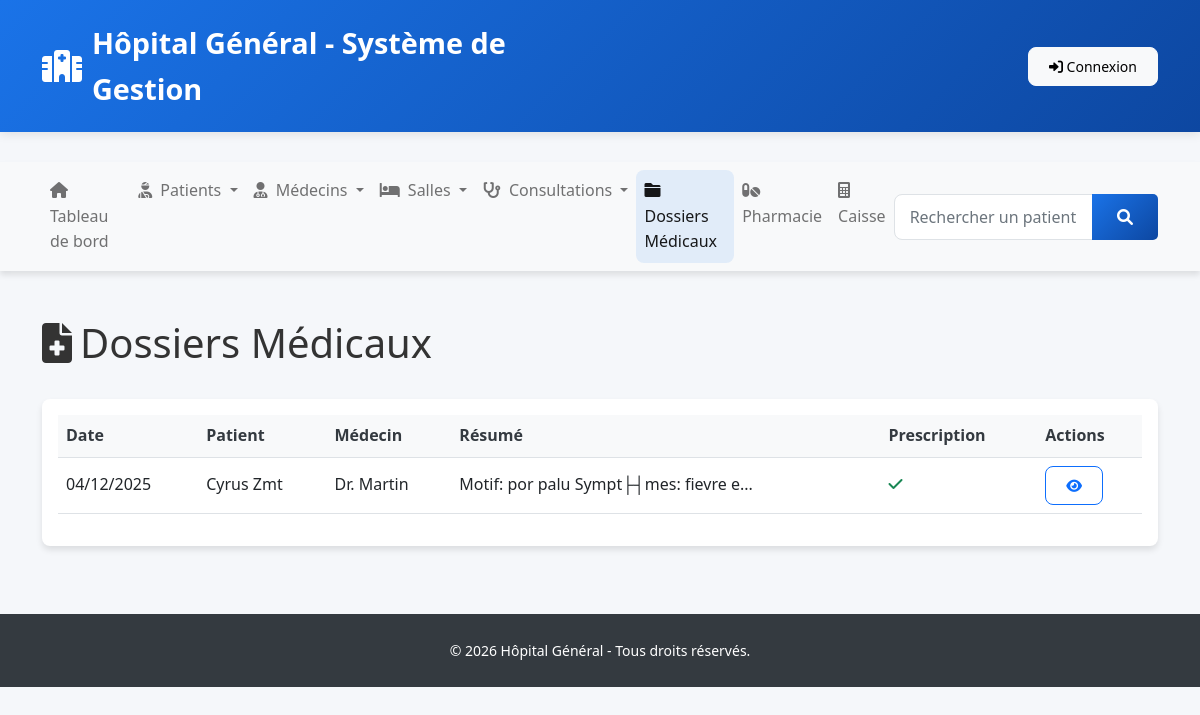
The app's page /modules/dossiers/index.php with its own data.
### tables this page shows
CREATE TABLE `dossier_medical` (
  `id_dossier` int NOT NULL AUTO_INCREMENT,
  `id_consultation` int NOT NULL,
  `id_patient` int NOT NULL,
  `id_medecin` int NOT NULL,
  `resume_consultation` text NOT NULL,
  `prescription` text,
  `statut_delivrance` enum('En attente','D├®livr├®e','Partielle') DEFAULT NULL,
  `statut_paiement` enum('Impay├®','Partiel','Pay├®') DEFAULT 'Impay├®',
  `montant_total` decimal(12,2) DEFAULT NULL,
  `montant_paye` decimal(12,2) DEFAULT '0.00',
  `examens_demandes` text,
  `resultats_examens` text,
  `notes_medecin` text,
  `date_creation` datetime DEFAULT CURRENT_TIMESTAMP,
  PRIMARY KEY (`id_dossier`),
  UNIQUE KEY `unique_consultation` (`id_consultation`),
  KEY `id_medecin` (`id_medecin`),
  KEY `idx_patient` (`id_patient`),
  CONSTRAINT `dossier_medical_ibfk_1` FOREIGN KEY (`id_consultation`) REFERENCES `consultation` (`id_consultation`) ON DELETE CASCADE,
  CONSTRAINT `dossier_medical_ibfk_2` FOREIGN KEY (`id_patient`) REFERENCES `patient` (`id_patient`) ON DELETE CASCADE,
  CONSTRAINT `dossier_medical_ibfk_3` FOREIGN KEY (`id_medecin`) REFERENCES `medecin` (`id_medecin`) ON DELETE CASCADE
);

CREATE TABLE `patient` (
  `id_patient` int NOT NULL AUTO_INCREMENT,
  `numero_dossier` varchar(50) NOT NULL,
  `nom` varchar(100) NOT NULL,
  `prenom` varchar(100) NOT NULL,
  `date_naissance` date NOT NULL,
  `sexe` enum('M','F') NOT NULL,
  `adresse` text,
  `telephone` varchar(20) DEFAULT NULL,
  `email` varchar(100) DEFAULT NULL,
  `groupe_sanguin` varchar(10) DEFAULT NULL,
  `allergies` text,
  `id_salle` int DEFAULT NULL,
  `statut` enum('En attente','En consultation','Hospitalis├®','Sorti') DEFAULT 'En attente',
  `date_admission` datetime DEFAULT CURRENT_TIMESTAMP,
  `date_sortie` datetime DEFAULT NULL,
  PRIMARY KEY (`id_patient`),
  UNIQUE KEY `numero_dossier` (`numero_dossier`),
  KEY `id_salle` (`id_salle`),
  KEY `idx_nom` (`nom`),
  KEY `idx_numero` (`numero_dossier`),
  CONSTRAINT `patient_ibfk_1` FOREIGN KEY (`id_salle`) REFERENCES `salle` (`id_salle`) ON DELETE SET NULL
);

CREATE TABLE `medecin` (
  `id_medecin` int NOT NULL AUTO_INCREMENT,
  `matricule` varchar(50) NOT NULL,
  `nom` varchar(100) NOT NULL,
  `prenom` varchar(100) NOT NULL,
  `specialite` varchar(100) NOT NULL,
  `telephone` varchar(20) DEFAULT NULL,
  `email` varchar(100) DEFAULT NULL,
  `statut` enum('Actif','Inactif','Cong├®') DEFAULT 'Actif',
  `date_embauche` date DEFAULT NULL,
  `date_creation` timestamp NULL DEFAULT CURRENT_TIMESTAMP,
  PRIMARY KEY (`id_medecin`),
  UNIQUE KEY `matricule` (`matricule`)
);

### config/constants.php (called while the page is built, shortened)
<?php
function getDBConnection() {
    try {
        $dsn = "mysql:host=" . DB_HOST . ";dbname=" . DB_NAME . ";charset=" . DB_CHARSET;
        $options = [
            PDO::ATTR_ERRMODE            => PDO::ERRMODE_EXCEPTION,
            PDO::ATTR_DEFAULT_FETCH_MODE => PDO::FETCH_ASSOC,
            PDO::ATTR_EMULATE_PREPARES   => false,
            PDO::MYSQL_ATTR_INIT_COMMAND => "SET NAMES utf8mb4 COLLATE utf8mb4_unicode_ci"
        ];
        $pdo = new PDO($dsn, DB_USER, DB_PASS, $options);
        return $pdo;
    } catch (PDOException $e) {
        error_log("Erreur de connexion à la base de données: " . $e->getMessage());
        die("Erreur de connexion à la base de données. Veuillez contacter l'administrateur.");
    }
}
function executeQuery($sql, $params = []) {
    $pdo = getDBConnection();
    $stmt = $pdo->prepare($sql);
    $stmt->execute();
    return $stmt;
}
function fetchAll($sql, $params = []) {
    $stmt = executeQuery($sql, $params);
    return $stmt->fetchAll();
}
?>

### modules/dossiers/index.php (the view, shortened to what this page needs)
<?php
require_once '../../includes/header.php';
$page = isset($_GET['page']) ? (int)$_GET['page'] : 1;
$limit = 20;
$offset = ($page - 1) * $limit;
$dossiers = fetchAll("
    SELECT d.*,
           p.nom as patient_nom, p.prenom as patient_prenom,
           m.nom as medecin_nom, m.prenom as medecin_prenom
    FROM dossier_medical d
    JOIN patient p ON d.id_patient = p.id_patient
    JOIN medecin m ON d.id_medecin = m.id_medecin
    ORDER BY d.date_creation DESC
    LIMIT $limit OFFSET $offset
");
?>
<div class="d-flex justify-content-between align-items-center mb-4">
    <h1><i class="fas fa-file-medical me-2"></i>Dossiers Médicaux</h1>
</div>
<div class="card shadow-sm">
    <div class="card-body">
        <?php if (!empty($dossiers)): ?>
            <div class="table-responsive">
                <table class="table table-hover">
                    <thead class="table-light">
                        <tr>
                            <th>Date</th>
                            <th>Patient</th>
                            <th>Médecin</th>
                            <th>Résumé</th>
                            <th>Prescription</th>
                            <th>Actions</th>
                        </tr>
                    </thead>
                    <tbody>
                        <?php foreach ($dossiers as $d): ?>
                            <tr>
                                <td><?php echo date('d/m/Y', strtotime($d['date_creation'])); ?></td>
                                <td><?php echo htmlspecialchars($d['patient_prenom'] . ' ' . $d['patient_nom']); ?></td>
                                <td>Dr. <?php echo htmlspecialchars($d['medecin_nom']); ?></td>
                                <td><?php echo substr(htmlspecialchars($d['resume_consultation']), 0, 40); ?>...</td>
                                <td><?php echo !empty($d['prescription']) ? '<i class="fas fa-check text-success"></i>' : '<i class="fas fa-times text-danger"></i>'; ?></td>
                                <td>
                                    <a href="view.php?id=<?php echo $d['id_dossier']; ?>" class="btn btn-sm btn-outline-primary">
                                        <i class="fas fa-eye"></i>
                                    </a>
                                </td>
                            </tr>
                        <?php endforeach; ?>
                    </tbody>
                </table>
            </div>
        <?php endif; ?>
    </div>
</div>
<?php require_once '../../includes/footer.php'; ?>

### assets/css/style.css (style rules this page uses)
:root { --hospital-blue: #1a73e8; --hospital-dark-blue: #0d47a1; --hospital-green: #4CAF50; --hospital-red: #f44336; --hospital-orange: #FF9800; --hospital-purple: #9C27B0; --hospital-gray: #f8f9fa; --hospital-dark: #343a40; --border-radius: 8px; --box-shadow: 0 4px 6px rgba(0, 0, 0, 0.1); --transition: all 0.3s ease; }
* { margin: 0; padding: 0; box-sizing: border-box; }
body { font-family: 'Segoe UI', Tahoma, Geneva, Verdana, sans-serif; line-height: 1.6; color: #333; background-color: #f5f7fa; min-height: 100vh; display: flex; flex-direction: column; }
.card { border: none; border-radius: var(--border-radius); box-shadow: var(--box-shadow); transition: var(--transition); margin-bottom: 20px; }
.table { border-collapse: separate; border-spacing: 0; }
.table th { background-color: var(--hospital-gray); border-top: none; font-weight: 600; color: var(--hospital-dark); }
.table td, .table th { border: none; border-bottom: 1px solid #dee2e6; vertical-align: middle; }
.btn { border-radius: var(--border-radius); font-weight: 500; transition: var(--transition); padding: 8px 20px; }
.shadow-sm { box-shadow: var(--box-shadow) !important; }

### records on screen
dossier_medical: date_creation "04/12/2025", id_patient.nom "Cyrus Zmt", id_medecin.nom "Martin", resume_consultation "Motif: por palu Sympt├┤mes: fievre e"

### other values on screen
$module['title'] "Tableau de bord"
$module['title'] "Patients"
$module['title'] "Médecins"
$module['title'] "Salles"
$module['title'] "Consultations"
$module['title'] "Dossiers Médicaux"
$module['title'] "Pharmacie"
$module['title'] "Caisse"
